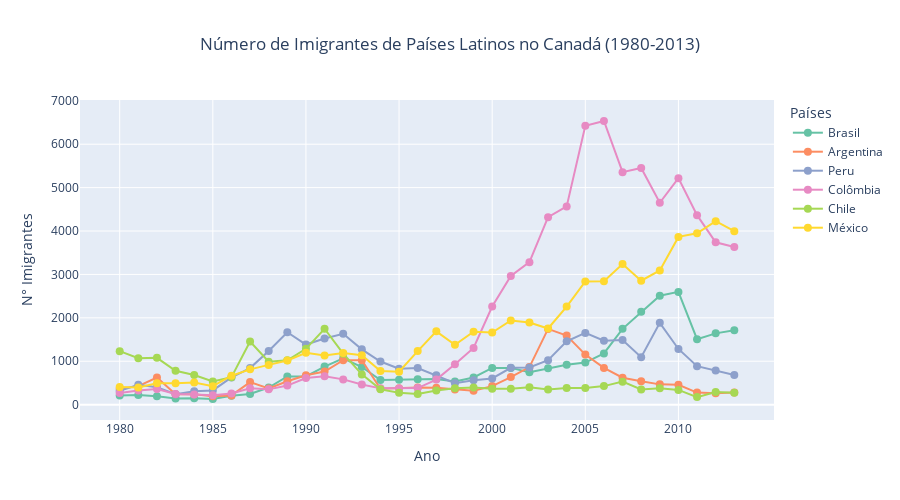

Notebook cell for this chart:
### Code cell
df_paises = pd.DataFrame()
for pais in paises:
    dados_pais = df.loc[pais, anos]
    df_paises[pais] = dados_pais.values
df_paises.index = anos
df_paises.index.name = 'Ano'
df_paises.head()
df_paises.describe()
fig = px.line(df_paises, x=df_paises.index, y=df_paises.columns,
              title='Número de Imigrantes de Países Latinos no Canadá (1980-2013)',
              markers=True,
              color_discrete_sequence=px.colors.qualitative.Set2) #posso usar color_discrete_map=cores para as cores personalizadas
fig.update_layout(width=900, height=500,
                  xaxis=dict(tickmode='linear', tick0=1980, dtick=5),
                  yaxis=dict(title='N° Imigrantes'),
                  legend_title_text='Países')
fig.update_traces(marker=dict(size=8))
fig.update_layout(title_x=0.5)
fig.show()

### Figure 1 — Plotly figure (JSON) as saved in the notebook; plotly's stock layout.template omitted (floating-point values rounded to 4 significant figures)
{"data": [{"hovertemplate": "variable=Brasil<br>Ano=%{x}<br>value=%{y}<extra></extra>", "legendgroup": "Brasil", "line": {"color": "rgb(102,194,165)", "dash": "solid"}, "marker": {"size": 8, "symbol": "circle"}, "mode": "lines+markers", "name": "Brasil", "orientation": "v", "showlegend": true, "type": "scatter", "x": ["1980", "1981", "1982", "1983", "1984", "1985", "1986", "1987", "1988", "1989", "1990", "1991", "1992", "1993", "1994", "1995", "1996", "1997", "1998", "1999", "2000", "2001", "2002", "2003", "2004", "2005", "2006", "2007", "2008", "2009", "2010", "2011", "2012", "2013"], "xaxis": "x", "y": [211, 220, 192, 139, 145, 130, 205, 244, 394, 650, 650, 877, 1066, 866, 566, 572, 586, 591, 531, 626, 845, 847, 745, 839, 917, 969, 1181, 1746, 2138, 2509, 2598, 1508, 1642, 1714], "yaxis": "y"}, {"hovertemplate": "variable=Argentina<br>Ano=%{x}<br>value=%{y}<extra></extra>", "legendgroup": "Argentina", "line": {"color": "rgb(252,141,98)", "dash": "solid"}, "marker": {"size": 8, "symbol": "circle"}, "mode": "lines+markers", "name": "Argentina", "orientation": "v", "showlegend": true, "type": "scatter", "x": ["1980", "1981", "1982", "1983", "1984", "1985", "1986", "1987", "1988", "1989", "1990", "1991", "1992", "1993", "1994", "1995", "1996", "1997", "1998", "1999", "2000", "2001", "2002", "2003", "2004", "2005", "2006", "2007", "2008", "2009", "2010", "2011", "2012", "2013"], "xaxis": "x", "y": [368, 426, 626, 241, 237, 196, 213, 519, 374, 538, 678, 763, 1023, 1022, 366, 380, 396, 391, 349, 318, 427, 635, 865, 1745, 1591, 1153, 847, 620, 540, 467, 459, 278, 263, 282], "yaxis": "y"}, {"hovertemplate": "variable=Peru<br>Ano=%{x}<br>value=%{y}<extra></extra>", "legendgroup": "Peru", "line": {"color": "rgb(141,160,203)", "dash": "solid"}, "marker": {"size": 8, "symbol": "circle"}, "mode": "lines+markers", "name": "Peru", "orientation": "v", "showlegend": true, "type": "scatter", "x": ["1980", "1981", "1982", "1983", "1984", "1985", "1986", "1987", "1988", "1989", "1990", "1991", "1992", "1993", "1994", "1995", "1996", "1997", "1998", "1999", "2000", "2001", "2002", "2003", "2004", "2005", "2006", "2007", "2008", "2009", "2010", "2011", "2012", "2013"], "xaxis": "x", "y": [317, 456, 401, 241, 306, 328, 628, 843, 1237, 1667, 1384, 1522, 1632, 1274, 993, 827, 845, 676, 493, 560, 603, 849, 855, 1023, 1460, 1653, 1473, 1490, 1094, 1884, 1283, 886, 787, 682], "yaxis": "y"}, {"hovertemplate": "variable=Colômbia<br>Ano=%{x}<br>value=%{y}<extra></extra>", "legendgroup": "Colômbia", "line": {"color": "rgb(231,138,195)", "dash": "solid"}, "marker": {"size": 8, "symbol": "circle"}, "mode": "lines+markers", "name": "Colômbia", "orientation": "v", "showlegend": true, "type": "scatter", "x": ["1980", "1981", "1982", "1983", "1984", "1985", "1986", "1987", "1988", "1989", "1990", "1991", "1992", "1993", "1994", "1995", "1996", "1997", "1998", "1999", "2000", "2001", "2002", "2003", "2004", "2005", "2006", "2007", "2008", "2009", "2010", "2011", "2012", "2013"], "xaxis": "x", "y": [266, 326, 360, 244, 235, 214, 257, 376, 352, 439, 614, 652, 582, 464, 375, 371, 381, 578, 929, 1306, 2259, 2965, 3283, 4318, 4566, 6424, 6535, 5357, 5452, 4652, 5218, 4366, 3741, 3631], "yaxis": "y"}, {"hovertemplate": "variable=Chile<br>Ano=%{x}<br>value=%{y}<extra></extra>", "legendgroup": "Chile", "line": {"color": "rgb(166,216,84)", "dash": "solid"}, "marker": {"size": 8, "symbol": "circle"}, "mode": "lines+markers", "name": "Chile", "orientation": "v", "showlegend": true, "type": "scatter", "x": ["1980", "1981", "1982", "1983", "1984", "1985", "1986", "1987", "1988", "1989", "1990", "1991", "1992", "1993", "1994", "1995", "1996", "1997", "1998", "1999", "2000", "2001", "2002", "2003", "2004", "2005", "2006", "2007", "2008", "2009", "2010", "2011", "2012", "2013"], "xaxis": "x", "y": [1233, 1069, 1078, 781, 681, 533, 633, 1454, 990, 1023, 1286, 1749, 1175, 697, 352, 273, 244, 325, 376, 397, 366, 369, 401, 347, 383, 384, 427, 530, 350, 375, 340, 174, 291, 273], "yaxis": "y"}, {"hovertemplate": "variable=México<br>Ano=%{x}<br>value=%{y}<extra></extra>", "legendgroup": "México", "line": {"color": "rgb(255,217,47)", "dash": "solid"}, "marker": {"size": 8, "symbol": "circle"}, "mode": "lines+markers", "name": "México", "orientation": "v", "showlegend": true, "type": "scatter", "x": ["1980", "1981", "1982", "1983", "1984", "1985", "1986", "1987", "1988", "1989", "1990", "1991", "1992", "1993", "1994", "1995", "1996", "1997", "1998", "1999", "2000", "2001", "2002", "2003", "2004", "2005", "2006", "2007", "2008", "2009", "2010", "2011", "2012", "2013"], "xaxis": "x", "y": [409, 394, 491, 490, 509, 425, 667, 813, 916, 1017, 1193, 1134, 1189, 1139, 776, 758, 1234, 1689, 1379, 1679, 1662, 1939, 1894, 1754, 2259, 2837, 2844, 3239, 2856, 3092, 3865, 3947, 4227, 3996], "yaxis": "y"}], "layout": {"height": 500, "legend": {"title": {"text": "Países"}, "tracegroupgap": 0}, "title": {"text": "Número de Imigrantes de Países Latinos no Canadá (1980-2013)", "x": 0.5}, "width": 900, "xaxis": {"anchor": "y", "domain": [0, 1], "dtick": 5, "tick0": 1980, "tickmode": "linear", "title": {"text": "Ano"}}, "yaxis": {"anchor": "x", "domain": [0, 1], "title": {"text": "N° Imigrantes"}}}}
